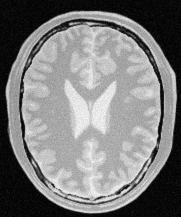
#> input picture images/brain_proton_density_slice.png, 181 x 217 px, found by its file name
$ jupyter execute Question_10.ipynb
#> lines starting #> are read from the running program, lines starting #| are printed output that depends on the picture
<a href="https://colab.research.google.com/github/GeemaInduruwage/computer-vision-assignment-1/blob/main/Question_10.ipynb" target="_parent"></a>

# **Question 10**

[cell 1]
import cv2
import numpy as np
from google.colab.patches import cv2_imshow

# Load the grayscale image
img_path = '/content/brain_proton_density_slice.png'
img = cv2.imread(img_path, cv2.IMREAD_GRAYSCALE)
#> img is the input picture: shape (217, 181); min 0, max 251, mean 123.7

if img is None:
    print(f"Error: Could not load image from {img_path}")
else:
    print(f"Image loaded successfully with shape: {img.shape}")
#| Image loaded successfully with shape: (217, 181)
    cv2_imshow(img)
    print("Original Image")

### (a) Python function to manually implement a bilateral filter

[cell 2]
def bilateral_filter_manual(image, diameter, sigma_s, sigma_r):
    H, W = image.shape
    output = np.zeros(image.shape, dtype=np.float32)
    padded_image = np.pad(image, diameter // 2, mode='reflect').astype(np.float32)

    # Precompute spatial and intensity Gaussian weights
    spatial_weights = np.zeros((diameter, diameter), dtype=np.float32)
    center = diameter // 2
    for i in range(diameter):
        for j in range(diameter):
            dx = i - center
            dy = j - center
            spatial_weights[i, j] = np.exp(-0.5 * (dx**2 + dy**2) / (sigma_s**2))

    for i in range(H):
        for j in range(W):
            # Extract neighborhood
            neighborhood = padded_image[i : i + diameter, j : j + diameter]

            # Calculate intensity difference
            intensity_diff = neighborhood - image[i, j]

            # Compute range weights
            range_weights = np.exp(-0.5 * (intensity_diff**2) / (sigma_r**2))

            # Combine spatial and range weights
            combined_weights = spatial_weights * range_weights

            # Normalize and apply filter
            normalization_factor = np.sum(combined_weights)
            if normalization_factor == 0:
                output[i, j] = image[i, j]
            else:
                output[i, j] = np.sum(neighborhood * combined_weights) / normalization_factor

    return np.uint8(output)

print("Bilateral filter manual implementation function defined.")

### (b) Apply Gaussian smoothing using OpenCV's `cv.GaussianBlur()`

[cell 3]
# (b) Gaussian smoothing
gaussian_blurred_img = cv2.GaussianBlur(img, (5, 5), 0)
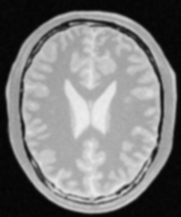
#> gaussian_blurred_img: shape (217, 181); min 4, max 237, mean 123.7
cv2_imshow(gaussian_blurred_img)
print("Gaussian Blurred Image (OpenCV)")

### (c) Bilateral filtering using OpenCV's `cv.bilateralFilter()`

[cell 4]
# (c) Bilateral filtering using OpenCV
diameter = 9  # Diameter of the pixel neighborhood
sigma_color = 75 # Filter sigma in the color space
sigma_space = 75 # Filter sigma in the coordinate space

opencv_bilateral_img = cv2.bilateralFilter(img, diameter, sigma_color, sigma_space)
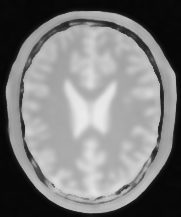
#> opencv_bilateral_img: shape (217, 181); min 6, max 234, mean 123.8
cv2_imshow(opencv_bilateral_img)
print("Bilateral Filtered Image (OpenCV)")

### (d) Your manually implemented bilateral filter from part (a).

[cell 5]
# (d) Apply the manually implemented bilateral filter
diameter_manual = 9
sigma_s_manual = 75
sigma_r_manual = 75

# Note: Manual implementation can be slow for larger images/diameters.
# Consider reducing diameter or image size for quicker execution if needed.
manual_bilateral_img = bilateral_filter_manual(img, diameter_manual, sigma_s_manual, sigma_r_manual)
#> in bilateral_filter_manual, `padded_image = np.pad(image, diameter // 2, mode='reflect').astype(np...`:
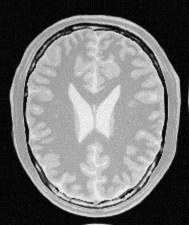
#> padded_image: shape (225, 189) float32; min 0, max 251, mean 115.1

$ run again, with images/einstein.png copied over images/brain_proton_density_slice.png
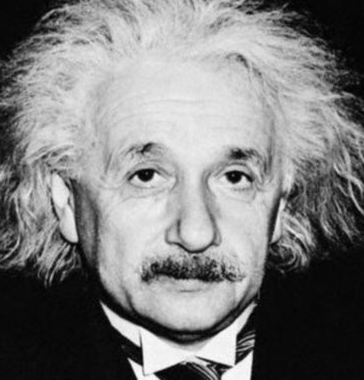
#> input picture images/einstein.png, 364 x 380 px, found by its file name
#> img is the input picture: shape (380, 364); min 0, max 255, mean 125.9
#| Image loaded successfully with shape: (380, 364)
#> `opencv_bilateral_img = cv2.bilateralFilter(img, diameter, sigma_color,..`:
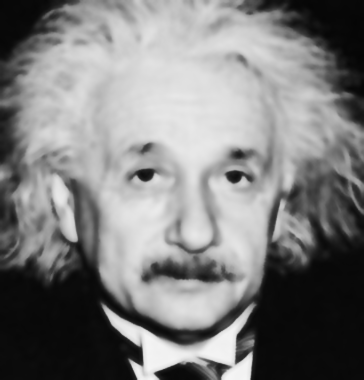
#> opencv_bilateral_img: shape (380, 364); min 5, max 245, mean 126
#> in bilateral_filter_manual, `padded_image = np.pad(image, diameter // 2, mode='reflect').astype(np...`:
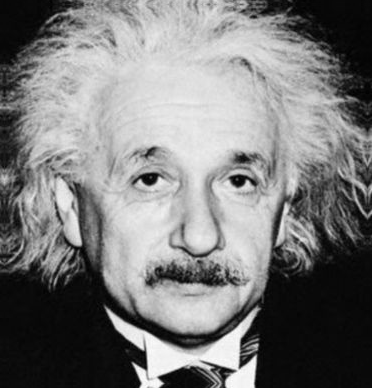
#> padded_image: shape (388, 372) float32; min 0, max 255, mean 122.7
